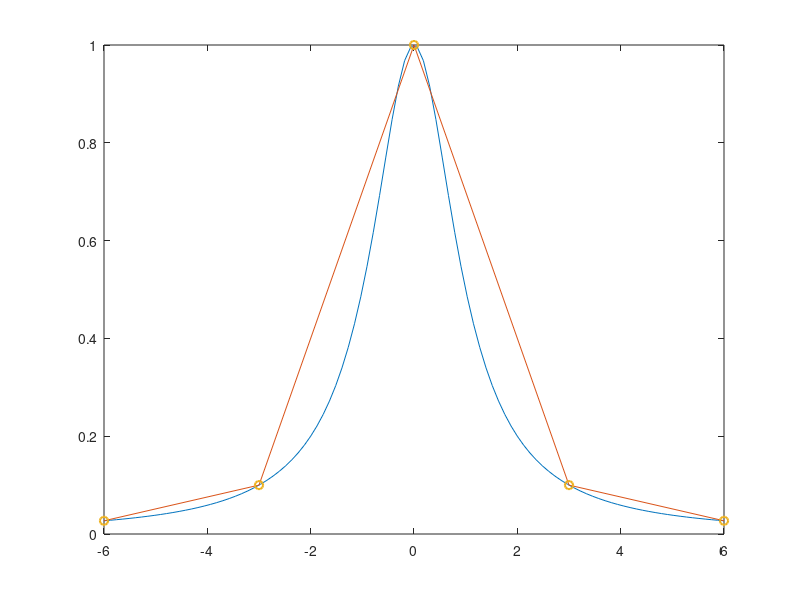

This chart was generated by the following MATLAB code: (Note: this script raises an error after producing the figure.)
x=linspace(-6,6,100);
y=1./(x.^2+1);
x1=linspace(-6,6,5);
y1=1./(x1.^2+1);
plot(x,y,x1,y1,x1,y1,'o','LineWidth',1.5),
gtext('n=4')
